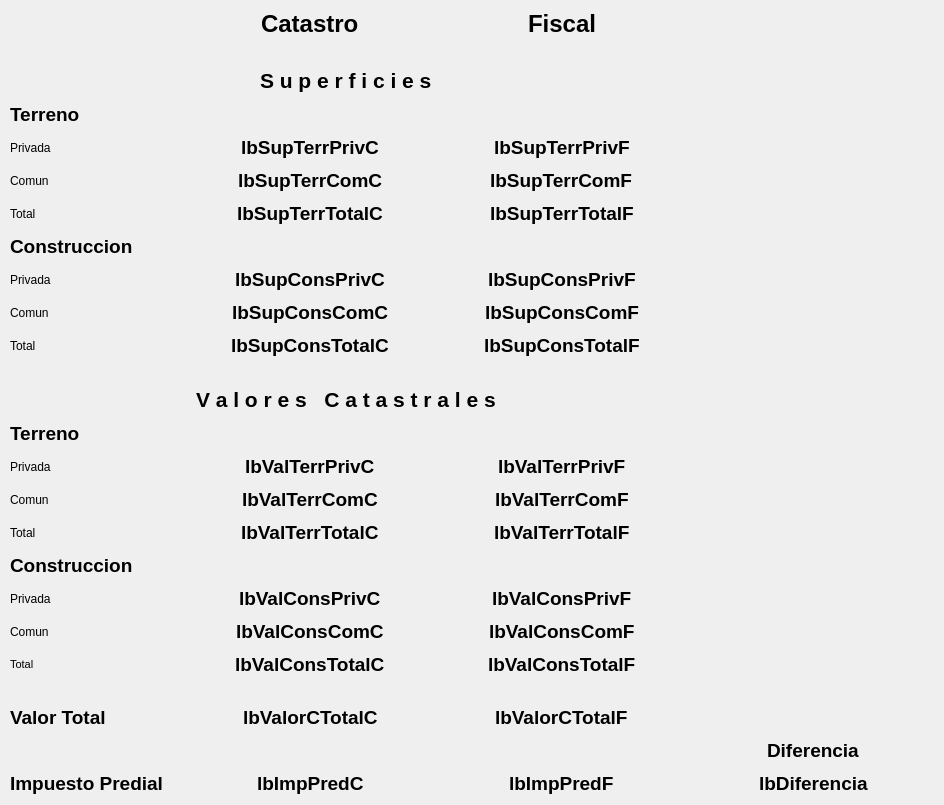
                <widget class="QWidget" name="scrollAreaWidgetContents_7">
                 <property name="geometry">
                  <rect>
                   <x>0</x>
                   <y>0</y>
                   <width>944</width>
                   <height>785</height>
                  </rect>
                 </property>
                 <layout class="QGridLayout" name="gridLayout_28">
                  <property name="leftMargin">
                   <number>10</number>
                  </property>
                  <property name="topMargin">
                   <number>10</number>
                  </property>
                  <property name="rightMargin">
                   <number>10</number>
                  </property>
                  <property name="bottomMargin">
                   <number>10</number>
                  </property>
                  <property name="spacing">
                   <number>10</number>
                  </property>
                  <item row="9" column="0">
                   <widget class="QLabel" name="label_116">
                    <property name="font">
                     <font>
                      <pointsize>14</pointsize>
                      <weight>75</weight>
                      <bold>true</bold>
                     </font>
                    </property>
                    <property name="text">
                     <string>Construccion</string>
                    </property>
                   </widget>
                  </item>
                  <item row="8" column="1" alignment="Qt::AlignHCenter">
                   <widget class="QLabel" name="lbSupTerrTotalC">
                    <property name="font">
                     <font>
                      <pointsize>14</pointsize>
                      <weight>75</weight>
                      <bold>true</bold>
                     </font>
                    </property>
                    <property name="text">
                     <string>lbSupTerrTotalC</string>
                    </property>
                   </widget>
                  </item>
                  <item row="0" column="2" alignment="Qt::AlignHCenter">
                   <widget class="QLabel" name="label_106">
                    <property name="font">
                     <font>
                      <pointsize>18</pointsize>
                      <weight>75</weight>
                      <bold>true</bold>
                     </font>
                    </property>
                    <property name="text">
                     <string>Fiscal</string>
                    </property>
                   </widget>
                  </item>
                  <item row="20" column="2" alignment="Qt::AlignHCenter">
                   <widget class="QLabel" name="lbValConsPrivF">
                    <property name="font">
                     <font>
                      <pointsize>14</pointsize>
                      <weight>75</weight>
                      <bold>true</bold>
                     </font>
                    </property>
                    <property name="text">
                     <string>lbValConsPrivF</string>
                    </property>
                   </widget>
                  </item>
                  <item row="16" column="0">
                   <widget class="QLabel" name="lbPrivadaTerrV">
                    <property name="text">
                     <string>Privada</string>
                    </property>
                   </widget>
                  </item>
                  <item row="20" column="1" alignment="Qt::AlignHCenter">
                   <widget class="QLabel" name="lbValConsPrivC">
                    <property name="font">
                     <font>
                      <pointsize>14</pointsize>
                      <weight>75</weight>
                      <bold>true</bold>
                     </font>
                    </property>
                    <property name="text">
                     <string>lbValConsPrivC</string>
                    </property>
                   </widget>
                  </item>
                  <item row="20" column="0">
                   <widget class="QLabel" name="lbPrivadaConsV">
                    <property name="text">
                     <string>Privada</string>
                    </property>
                   </widget>
                  </item>
                  <item row="5" column="0">
                   <widget class="QLabel" name="lbComunTerrS">
                    <property name="text">
                     <string>Comun</string>
                    </property>
                   </widget>
                  </item>
                  <item row="17" column="1" alignment="Qt::AlignHCenter">
                   <widget class="QLabel" name="lbValTerrComC">
                    <property name="font">
                     <font>
                      <pointsize>14</pointsize>
                      <weight>75</weight>
                      <bold>true</bold>
                     </font>
                    </property>
                    <property name="text">
                     <string>lbValTerrComC</string>
                    </property>
                   </widget>
                  </item>
                  <item row="12" column="1" alignment="Qt::AlignHCenter">
                   <widget class="QLabel" name="lbSupConsTotalC">
                    <property name="font">
                     <font>
                      <pointsize>14</pointsize>
                      <weight>75</weight>
                      <bold>true</bold>
                     </font>
                    </property>
                    <property name="text">
                     <string>lbSupConsTotalC</string>
                    </property>
                   </widget>
                  </item>
                  <item row="8" column="2" alignment="Qt::AlignHCenter">
                   <widget class="QLabel" name="lbSupTerrTotalF">
                    <property name="font">
                     <font>
                      <pointsize>14</pointsize>
                      <weight>75</weight>
                      <bold>true</bold>
                     </font>
                    </property>
                    <property name="text">
                     <string>lbSupTerrTotalF</string>
                    </property>
                   </widget>
                  </item>
                  <item row="5" column="1" alignment="Qt::AlignHCenter">
                   <widget class="QLabel" name="lbSupTerrComC">
                    <property name="font">
                     <font>
                      <pointsize>14</pointsize>
                      <weight>75</weight>
                      <bold>true</bold>
                     </font>
                    </property>
                    <property name="text">
                     <string>lbSupTerrComC</string>
                    </property>
                   </widget>
                  </item>
                  <item row="11" column="0">
                   <widget class="QLabel" name="lbComunConsS">
                    <property name="text">
                     <string>Comun</string>
                    </property>
                   </widget>
                  </item>
                  <item row="26" column="3" alignment="Qt::AlignHCenter">
                   <widget class="QLabel" name="lbDiferencia">
                    <property name="font">
                     <font>
                      <pointsize>14</pointsize>
                      <weight>75</weight>
                      <bold>true</bold>
                     </font>
                    </property>
                    <property name="text">
                     <string>lbDiferencia</string>
                    </property>
                   </widget>
                  </item>
                  <item row="26" column="2" alignment="Qt::AlignHCenter">
                   <widget class="QLabel" name="lbImpPredF">
                    <property name="font">
                     <font>
                      <pointsize>14</pointsize>
                      <weight>75</weight>
                      <bold>true</bold>
                     </font>
                    </property>
                    <property name="text">
                     <string>lbImpPredF</string>
                    </property>
                   </widget>
                  </item>
                  <item row="0" column="1" alignment="Qt::AlignHCenter">
                   <widget class="QLabel" name="label_107">
                    <property name="font">
                     <font>
                      <pointsize>18</pointsize>
                      <weight>75</weight>
                      <bold>true</bold>
                     </font>
                    </property>
                    <property name="text">
                     <string>Catastro</string>
                    </property>
                   </widget>
                  </item>
                  <item row="4" column="0">
                   <widget class="QLabel" name="lbPrivadaTerrS">
                    <property name="text">
                     <string>Privada</string>
                    </property>
                   </widget>
                  </item>
                  <item row="18" column="0">
                   <widget class="QLabel" name="lbTotalTerrV">
                    <property name="text">
                     <string>Total</string>
                    </property>
                   </widget>
                  </item>
                  <item row="17" column="2" alignment="Qt::AlignHCenter">
                   <widget class="QLabel" name="lbValTerrComF">
                    <property name="font">
                     <font>
                      <pointsize>14</pointsize>
                      <weight>75</weight>
                      <bold>true</bold>
                     </font>
                    </property>
                    <property name="text">
                     <string>lbValTerrComF</string>
                    </property>
                   </widget>
                  </item>
                  <item row="18" column="2" alignment="Qt::AlignHCenter">
                   <widget class="QLabel" name="lbValTerrTotalF">
                    <property name="font">
                     <font>
                      <pointsize>14</pointsize>
                      <weight>75</weight>
                      <bold>true</bold>
                     </font>
                    </property>
                    <property name="text">
                     <string>lbValTerrTotalF</string>
                    </property>
                   </widget>
                  </item>
                  <item row="5" column="2" alignment="Qt::AlignHCenter">
                   <widget class="QLabel" name="lbSupTerrComF">
                    <property name="font">
                     <font>
                      <pointsize>14</pointsize>
                      <weight>75</weight>
                      <bold>true</bold>
                     </font>
                    </property>
                    <property name="text">
                     <string>lbSupTerrComF</string>
                    </property>
                   </widget>
                  </item>
                  <item row="16" column="1" alignment="Qt::AlignHCenter">
                   <widget class="QLabel" name="lbValTerrPrivC">
                    <property name="font">
                     <font>
                      <pointsize>14</pointsize>
                      <weight>75</weight>
                      <bold>true</bold>
                     </font>
                    </property>
                    <property name="text">
                     <string>lbValTerrPrivC</string>
                    </property>
                   </widget>
                  </item>
                  <item row="19" column="0">
                   <widget class="QLabel" name="label_137">
                    <property name="font">
                     <font>
                      <pointsize>14</pointsize>
                      <weight>75</weight>
                      <bold>true</bold>
                     </font>
                    </property>
                    <property name="text">
                     <string>Construccion</string>
                    </property>
                   </widget>
                  </item>
                  <item row="16" column="2" alignment="Qt::AlignHCenter">
                   <widget class="QLabel" name="lbValTerrPrivF">
                    <property name="font">
                     <font>
                      <pointsize>14</pointsize>
                      <weight>75</weight>
                      <bold>true</bold>
                     </font>
                    </property>
                    <property name="text">
                     <string>lbValTerrPrivF</string>
                    </property>
                   </widget>
                  </item>
                  <item row="4" column="2" alignment="Qt::AlignHCenter">
                   <widget class="QLabel" name="lbSupTerrPrivF">
                    <property name="font">
                     <font>
                      <pointsize>14</pointsize>
                      <weight>75</weight>
                      <bold>true</bold>
                     </font>
                    </property>
                    <property name="text">
                     <string>lbSupTerrPrivF</string>
                    </property>
                   </widget>
                  </item>
                  <item row="21" column="1" alignment="Qt::AlignHCenter">
                   <widget class="QLabel" name="lbValConsComC">
                    <property name="font">
                     <font>
                      <pointsize>14</pointsize>
                      <weight>75</weight>
                      <bold>true</bold>
                     </font>
                    </property>
                    <property name="text">
                     <string>lbValConsComC</string>
                    </property>
                   </widget>
                  </item>
                  <item row="26" column="0">
                   <widget class="QLabel" name="label_154">
                    <property name="maximumSize">
                     <size>
                      <width>170</width>
                      <height>16777215</height>
                     </size>
                    </property>
                    <property name="font">
                     <font>
                      <pointsize>14</pointsize>
                      <weight>75</weight>
                      <bold>true</bold>
                     </font>
                    </property>
                    <property name="text">
                     <string>Impuesto Predial</string>
                    </property>
                   </widget>
                  </item>
                  <item row="2" column="0" colspan="3" alignment="Qt::AlignHCenter">
                   <widget class="QLabel" name="label_98">
                    <property name="font">
                     <font>
                      <pointsize>16</pointsize>
                      <weight>75</weight>
                      <bold>true</bold>
                     </font>
                    </property>
                    <property name="text">
                     <string>S u p e r f i c i e s</string>
                    </property>
                    <property name="openExternalLinks">
                     <bool>false</bool>
                    </property>
                   </widget>
                  </item>
                  <item row="11" column="2" alignment="Qt::AlignHCenter">
                   <widget class="QLabel" name="lbSupConsComF">
                    <property name="font">
                     <font>
                      <pointsize>14</pointsize>
                      <weight>75</weight>
                      <bold>true</bold>
                     </font>
                    </property>
                    <property name="text">
                     <string>lbSupConsComF</string>
                    </property>
                   </widget>
                  </item>
                  <item row="17" column="0">
                   <widget class="QLabel" name="lbComunTerrV">
                    <property name="text">
                     <string>Comun</string>
                    </property>
                   </widget>
                  </item>
                  <item row="21" column="0">
                   <widget class="QLabel" name="lbComunConsV">
                    <property name="text">
                     <string>Comun</string>
                    </property>
                   </widget>
                  </item>
                  <item row="11" column="1" alignment="Qt::AlignHCenter">
                   <widget class="QLabel" name="lbSupConsComC">
                    <property name="font">
                     <font>
                      <pointsize>14</pointsize>
                      <weight>75</weight>
                      <bold>true</bold>
                     </font>
                    </property>
                    <property name="text">
                     <string>lbSupConsComC</string>
                    </property>
                   </widget>
                  </item>
                  <item row="3" column="0">
                   <widget class="QLabel" name="label_115">
                    <property name="font">
                     <font>
                      <pointsize>14</pointsize>
                      <weight>75</weight>
                      <bold>true</bold>
                     </font>
                    </property>
                    <property name="text">
                     <string>Terreno</string>
                    </property>
                    <property name="openExternalLinks">
                     <bool>false</bool>
                    </property>
                   </widget>
                  </item>
                  <item row="15" column="0">
                   <widget class="QLabel" name="label_127">
                    <property name="font">
                     <font>
                      <pointsize>14</pointsize>
                      <weight>75</weight>
                      <bold>true</bold>
                     </font>
                    </property>
                    <property name="text">
                     <string>Terreno</string>
                    </property>
                   </widget>
                  </item>
                  <item row="12" column="0">
                   <widget class="QLabel" name="lbTotalConsS">
                    <property name="text">
                     <string>Total</string>
                    </property>
                   </widget>
                  </item>
                  <item row="12" column="2" alignment="Qt::AlignHCenter">
                   <widget class="QLabel" name="lbSupConsTotalF">
                    <property name="font">
                     <font>
                      <pointsize>14</pointsize>
                      <weight>75</weight>
                      <bold>true</bold>
                     </font>
                    </property>
                    <property name="text">
                     <string>lbSupConsTotalF</string>
                    </property>
                   </widget>
                  </item>
                  <item row="21" column="2" alignment="Qt::AlignHCenter">
                   <widget class="QLabel" name="lbValConsComF">
                    <property name="font">
                     <font>
                      <pointsize>14</pointsize>
                      <weight>75</weight>
                      <bold>true</bold>
                     </font>
                    </property>
                    <property name="text">
                     <string>lbValConsComF</string>
                    </property>
                   </widget>
                  </item>
                  <item row="4" column="1" alignment="Qt::AlignHCenter">
                   <widget class="QLabel" name="lbSupTerrPrivC">
                    <property name="font">
                     <font>
                      <pointsize>14</pointsize>
                      <weight>75</weight>
                      <bold>true</bold>
                     </font>
                    </property>
                    <property name="text">
                     <string>lbSupTerrPrivC</string>
                    </property>
                   </widget>
                  </item>
                  <item row="10" column="0">
                   <widget class="QLabel" name="lbPrivadaConsS">
                    <property name="text">
                     <string>Privada</string>
                    </property>
                   </widget>
                  </item>
                  <item row="26" column="1" alignment="Qt::AlignHCenter">
                   <widget class="QLabel" name="lbImpPredC">
                    <property name="font">
                     <font>
                      <pointsize>14</pointsize>
                      <weight>75</weight>
                      <bold>true</bold>
                     </font>
                    </property>
                    <property name="text">
                     <string>lbImpPredC</string>
                    </property>
                   </widget>
                  </item>
                  <item row="22" column="2" alignment="Qt::AlignHCenter">
                   <widget class="QLabel" name="lbValConsTotalF">
                    <property name="font">
                     <font>
                      <pointsize>14</pointsize>
                      <weight>75</weight>
                      <bold>true</bold>
                     </font>
                    </property>
                    <property name="text">
                     <string>lbValConsTotalF</string>
                    </property>
                   </widget>
                  </item>
                  <item row="22" column="1" alignment="Qt::AlignHCenter">
                   <widget class="QLabel" name="lbValConsTotalC">
                    <property name="font">
                     <font>
                      <pointsize>14</pointsize>
                      <weight>75</weight>
                      <bold>true</bold>
                     </font>
                    </property>
                    <property name="text">
                     <string>lbValConsTotalC</string>
                    </property>
                   </widget>
                  </item>
                  <item row="22" column="0">
                   <widget class="QLabel" name="label_151">
                    <property name="font">
                     <font>
                      <pointsize>8</pointsize>
                      <weight>50</weight>
                      <bold>false</bold>
                     </font>
                    </property>
                    <property name="text">
                     <string>Total</string>
                    </property>
                   </widget>
                  </item>
                  <item row="18" column="1" alignment="Qt::AlignHCenter">
                   <widget class="QLabel" name="lbValTerrTotalC">
                    <property name="font">
                     <font>
                      <pointsize>14</pointsize>
                      <weight>75</weight>
                      <bold>true</bold>
                     </font>
                    </property>
                    <property name="text">
                     <string>lbValTerrTotalC</string>
                    </property>
                   </widget>
                  </item>
                  <item row="14" column="0" colspan="3" alignment="Qt::AlignHCenter">
                   <widget class="QLabel" name="label_126">
                    <property name="font">
                     <font>
                      <pointsize>16</pointsize>
                      <weight>75</weight>
                      <bold>true</bold>
                     </font>
                    </property>
                    <property name="text">
                     <string>V a l o r e s   C a t a s t r a l e s</string>
                    </property>
                   </widget>
                  </item>
                  <item row="25" column="3" alignment="Qt::AlignHCenter">
                   <widget class="QLabel" name="label_158">
                    <property name="font">
                     <font>
                      <pointsize>14</pointsize>
                      <weight>75</weight>
                      <bold>true</bold>
                     </font>
                    </property>
                    <property name="text">
                     <string>Diferencia</string>
                    </property>
                   </widget>
                  </item>
                  <item row="24" column="0">
                   <widget class="QLabel" name="label_152">
                    <property name="font">
                     <font>
                      <pointsize>14</pointsize>
                      <weight>75</weight>
                      <bold>true</bold>
                     </font>
                    </property>
                    <property name="text">
                     <string>Valor Total</string>
                    </property>
                   </widget>
                  </item>
                  <item row="8" column="0">
                   <widget class="QLabel" name="lbTotalTerrS">
                    <property name="text">
                     <string>Total</string>
                    </property>
                   </widget>
                  </item>
                  <item row="10" column="1" alignment="Qt::AlignHCenter">
                   <widget class="QLabel" name="lbSupConsPrivC">
                    <property name="font">
                     <font>
                      <pointsize>14</pointsize>
                      <weight>75</weight>
                      <bold>true</bold>
                     </font>
                    </property>
                    <property name="text">
                     <string>lbSupConsPrivC</string>
                    </property>
                   </widget>
                  </item>
                  <item row="10" column="2" alignment="Qt::AlignHCenter">
                   <widget class="QLabel" name="lbSupConsPrivF">
                    <property name="font">
                     <font>
                      <pointsize>14</pointsize>
                      <weight>75</weight>
                      <bold>true</bold>
                     </font>
                    </property>
                    <property name="text">
                     <string>lbSupConsPrivF</string>
                    </property>
                   </widget>
                  </item>
                  <item row="24" column="2" alignment="Qt::AlignHCenter">
                   <widget class="QLabel" name="lbValorCTotalF">
                    <property name="font">
                     <font>
                      <pointsize>14</pointsize>
                      <weight>75</weight>
                      <bold>true</bold>
                     </font>
                    </property>
                    <property name="text">
                     <string>lbValorCTotalF</string>
                    </property>
                   </widget>
                  </item>
                  <item row="1" column="1">
                   <widget class="QLabel" name="label_104">
                    <property name="minimumSize">
                     <size>
                      <width>0</width>
                      <height>10</height>
                     </size>
                    </property>
                    <property name="maximumSize">
                     <size>
                      <width>16777215</width>
                      <height>10</height>
                     </size>
                    </property>
                    <property name="text">
                     <string/>
                    </property>
                   </widget>
                  </item>
                  <item row="13" column="1">
                   <widget class="QLabel" name="label_101">
                    <property name="minimumSize">
                     <size>
                      <width>0</width>
                      <height>10</height>
                     </size>
                    </property>
                    <property name="maximumSize">
                     <size>
                      <width>16777215</width>
                      <height>10</height>
                     </size>
                    </property>
                    <property name="text">
                     <string/>
                    </property>
                   </widget>
                  </item>
                  <item row="24" column="1" alignment="Qt::AlignHCenter">
                   <widget class="QLabel" name="lbValorCTotalC">
                    <property name="font">
                     <font>
                      <pointsize>14</pointsize>
                      <weight>75</weight>
                      <bold>true</bold>
                     </font>
                    </property>
                    <property name="text">
                     <string>lbValorCTotalC</string>
                    </property>
                   </widget>
                  </item>
                  <item row="23" column="1">
                   <widget class="QLabel" name="label_108">
                    <property name="minimumSize">
                     <size>
                      <width>0</width>
                      <height>10</height>
                     </size>
                    </property>
                    <property name="maximumSize">
                     <size>
                      <width>16777215</width>
                      <height>10</height>
                     </size>
                    </property>
                    <property name="text">
                     <string/>
                    </property>
                   </widget>
                  </item>
                 </layout>
                </widget>
